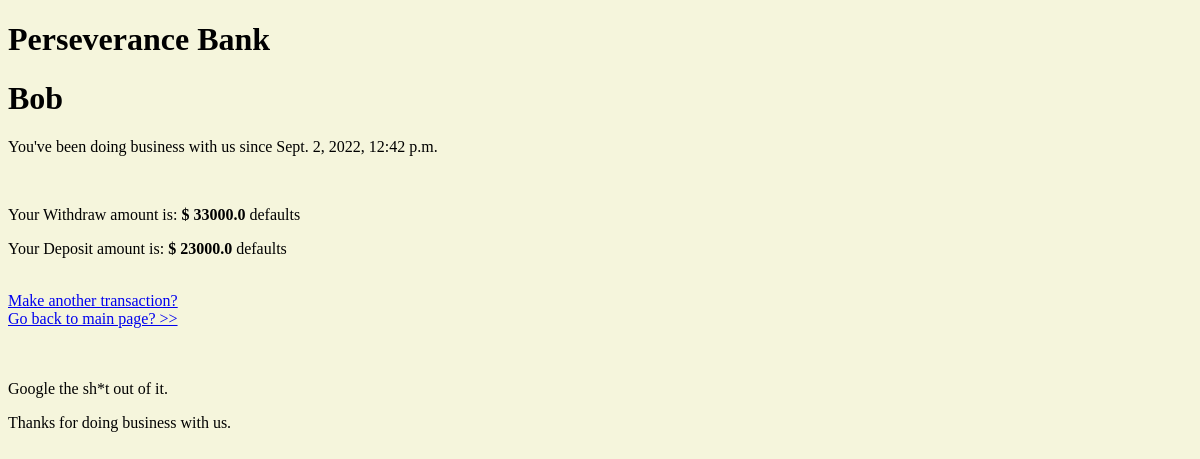
Before: /perseverance/1/account/ with the older database file.
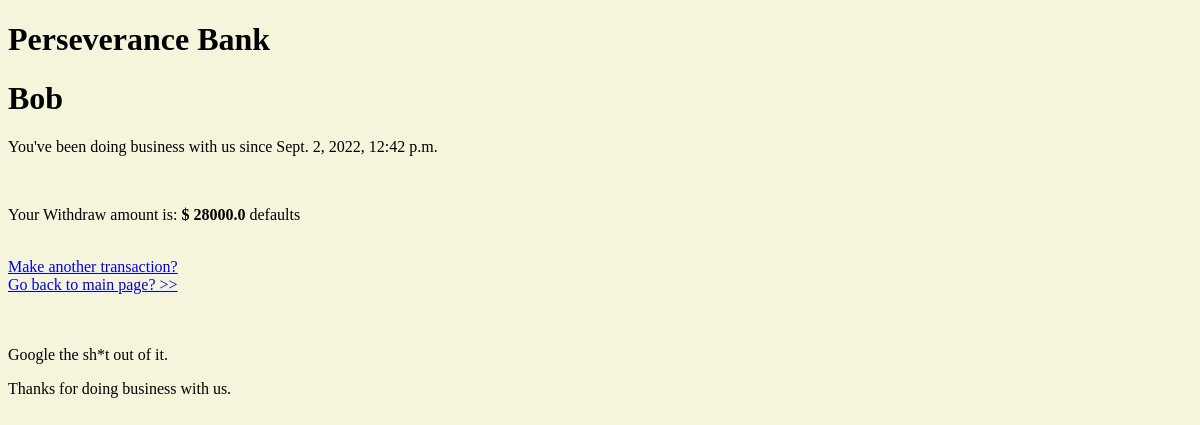
After: the same page with the newer database file.
### perseverance/models.py (models this page shows, shortened)
class Balance(models.Model):
    customer = models.ForeignKey(Customer, on_delete=models.CASCADE)
    balance_text = models.CharField(max_length=200)
    defaults = models.FloatField(default=-999999999.999999999)
    class Meta:
        verbose_name_plural = 'Balance'

### perseverance/views.py (the view)
# urls.py: path('<int:pk>/account/', views.AccountView.as_view(), name='account'),
class AccountView(generic.DetailView):
    model = Customer
    template_name = 'perseverance/account.html'

### perseverance/templates/perseverance/account.html
{% extends "./index.html" %}
  {% block content %}
    <h1>{{ customer.customer_text }}  </h1>
    <p>You've been doing business with us since {{ customer.pub_date }}</p><br>
    {% for bal in customer.balance_set.all %}
      <p>Your {{ bal.balance_text }} amount is: <strong>$ {{ bal.defaults }} </strong> defaults </p>
    {% endfor %}
    <br>
    <a href="{% url 'perseverance:detail' customer.id %}">Make another transaction? </a>
    <br>
    <a href="{% url 'perseverance:index' %}">Go back to main page? >></a>
{% endblock content%}

Changed rows visible on the page:
removed Balance: balance_text "Deposit", defaults "23000.0"
changed Balance "Withdraw": defaults "33000.0" → "28000.0"
